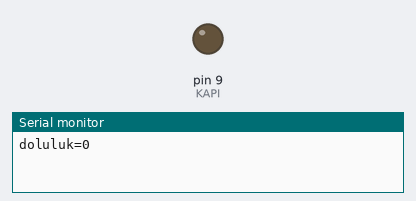
Bench run of a sketch on a simulated Arduino Uno, built with avr-gcc and run on an emulated ATmega328P. On the bench: output pins drawn as LEDs (lit = HIGH), the last lines printed to the serial monitor.

Above: at 0.05 s.
At 0.9 s:
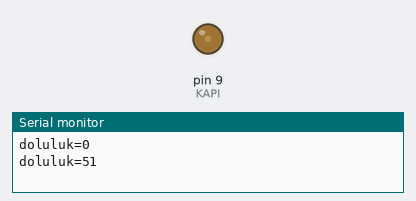
At 1.8 s:
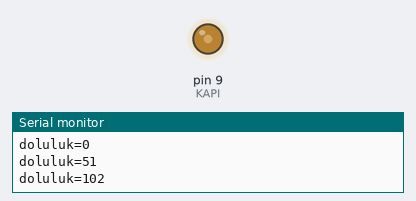
At 3.6 s:
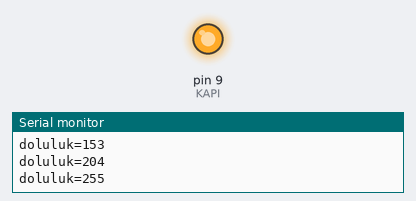
Timing chart, 0 to 8.3 s (numbered marks = the images above):
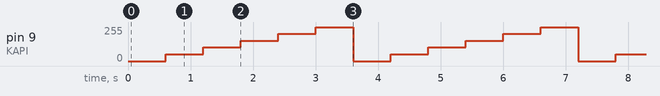

The sketch:

mosfet_motor.ino
```cpp
// Lojik seviyeli N-MOSFET (IRLZ44N / AO3400) ile DC motor, alçak taraf:
// D9 -> 220 Ω -> kapı (G); kaynak (S) -> GND; akaç (D) -> motor -> 5V; kapı 10 kΩ ile GND'ye (kapı boşta kalmasın).
// IRF540 lojik seviyeli DEĞİLDİR: 5 V kapıda tam açılmaz (Vgs(th) 2-4 V, tam iletim ~10 V).
const int KAPI = 9;

void setup() {
  Serial.begin(9600);
  pinMode(KAPI, OUTPUT);
}

void loop() {
  for (int d = 0; d <= 255; d += 51) {
    analogWrite(KAPI, d);
    Serial.print("doluluk=");
    Serial.println(d);
    delay(600);
  }
}
```

Measured:
- by itself, pin 9 (KAPI): repeats every 3.6 s: 102/255 0.60 s, 153/255 0.60 s, 204/255 0.60 s, 255/255 0.60 s, 0/255 0.60 s, 51/255 0.60 s
